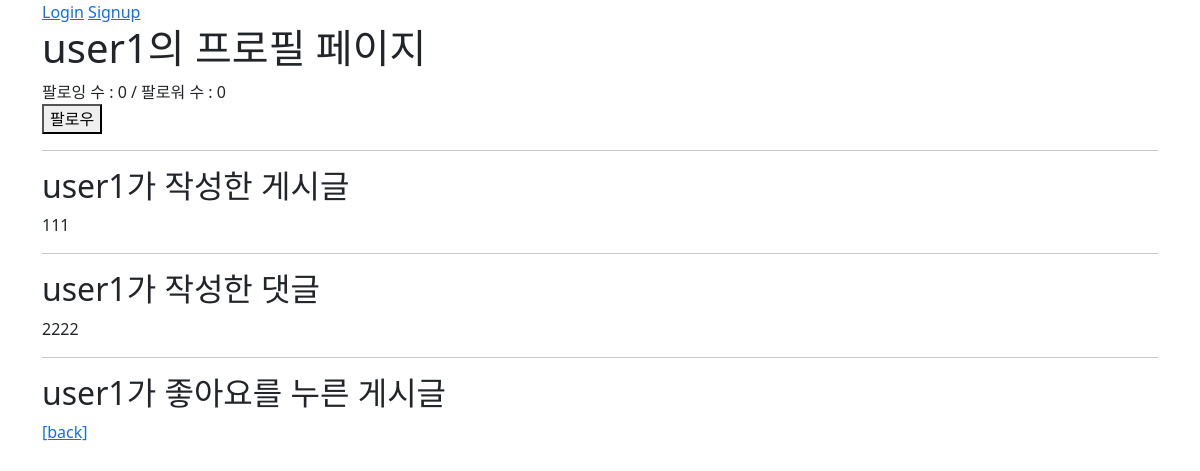
The page /accounts/user1/ on the database as committed earlier.
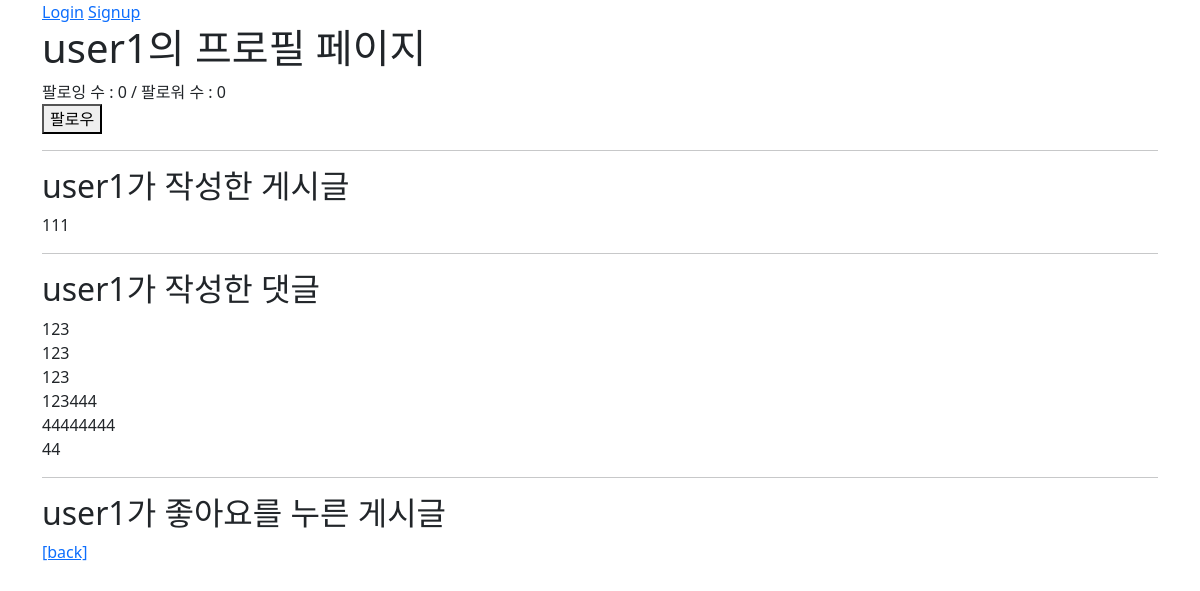
The same page on the database as committed later.
### articles/models.py (models this page shows, shortened)
class Article(models.Model):
    user = models.ForeignKey(settings.AUTH_USER_MODEL, on_delete=models.CASCADE)
    like_users = models.ManyToManyField(settings.AUTH_USER_MODEL, related_name='like_articles')
    title = models.CharField(max_length=10)
    content = models.TextField()
    created_at = models.DateTimeField(auto_now_add=True)
    updated_at = models.DateTimeField(auto_now=True)

class Comment(models.Model):
    article = models.ForeignKey(Article, on_delete=models.CASCADE)
    user = models.ForeignKey(settings.AUTH_USER_MODEL, on_delete=models.CASCADE)
    content = models.CharField(max_length=200)
    created_at = models.DateTimeField(auto_now_add=True)
    updated_at = models.DateTimeField(auto_now=True)

### accounts/views.py (the view)
# urls.py: path('<username>/', views.profile, name='profile'),
def profile(request, username):
    person = get_object_or_404(get_user_model(), username=username)
    context = {
        'person': person,
    }
    return render(request, 'accounts/profile.html', context)

### accounts/templates/accounts/profile.html (shortened to what this page needs)
{% extends 'base.html' %}
{% block content %}
  <h1>{{ person.username }}의 프로필 페이지</h1>
  {% with followings=person.followings.all followers=person.followers.all %}
    <div id="follow-count">
      <div>팔로잉 수 : {{ followings|length }} / 팔로워 수 : {{ followers|length }}</div>
    </div>
    {% if user != person %}
      <div>
        <form id="follow-form" data-user-id="{{ person.pk }}">
          {% if user in followers %}
            <button>언팔로우</button>
          {% else %}
            <button>팔로우</button>
          {% endif %}
        </form>
      </div>
    {% endif %}
  {% endwith %}
  <hr>
  <h2>{{ person.username }}가 작성한 게시글</h2>
  {% for article in person.article_set.all %}
    <div>{{ article.title }}</div>
  {% endfor %}
  <hr>
  <h2>{{ person.username }}가 작성한 댓글</h2>
  {% for comment in person.comment_set.all %}
    <div>{{ comment.content }}</div>
  {% endfor %}
  <hr>
  <h2>{{ person.username }}가 좋아요를 누른 게시글</h2>
  <a href="{% url 'articles:index' %}">[back]</a>
{% endblock content %}

Rows that differ between the two databases and show on the page:
removed Comment: content "2222"
added Comment: content "123"
added Comment: content "123"
added Comment: content "123"
added Comment: content "123444"
added Comment: content "44444444"
added Comment: content "44"
